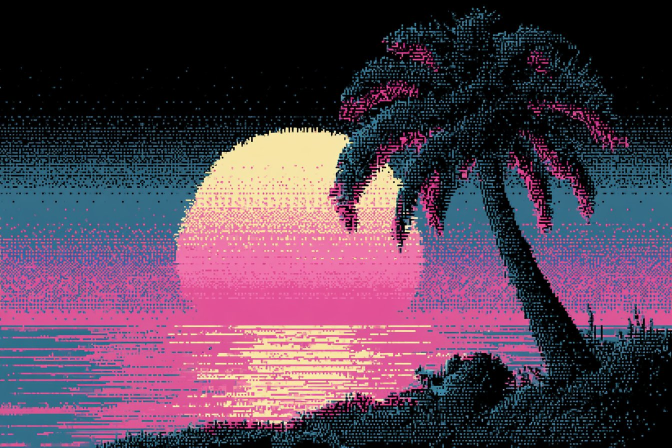
#> input picture files/my_photo.jpg, 1344 x 896 px, found by its file name (shown at 1/2 size)
$ python imgtest.py
#> lines starting #> are read from the running program, lines starting #| are printed output that depends on the picture
### files/image_process.py
from pathlib import Path
from PIL import Image, ImageEnhance

DEFAULT_COLS = 226
DEFAULT_LINES = 62
DEFAULT_PALETTE_SIZE = 14

def process_image_for_terminal(
    image_path,
    target_cols=DEFAULT_COLS,
    target_lines=DEFAULT_LINES,
    palette_size=DEFAULT_PALETTE_SIZE,
):
    """Load, pad to fit (letterbox/pillarbox), enhance, resize, and quantize."""
#> called with target_cols = 80, target_lines = 24, palette_size = 14
    target_width = max(1, int(target_cols))
    target_height = max(1, int(target_lines) * 2)
    source_path = Path(image_path)

    img = Image.open(source_path).convert("RGB")
#> img is the input picture: PIL image 1344x896 RGB; mean R, G, B 87.8, 65.1, 84.2

    # 1. Calculate dimensions to fit inside the terminal without stretching
    target_ratio = target_width / target_height
    img_ratio = img.width / img.height
#> img_ratio = 1.5

    if img_ratio > target_ratio:
        # Image is wider than terminal space -> Fit to width, pad top/bottom
        new_width = target_width
        new_height = int(target_width / img_ratio)
    else:
        # Image is taller than terminal space -> Fit to height, pad sides
        new_height = target_height
        new_width = int(target_height * img_ratio)
#> new_width = 72

    # Scale the image down (or up) to perfectly fit inside the bounds
    img = img.resize((new_width, new_height), Image.Resampling.LANCZOS)
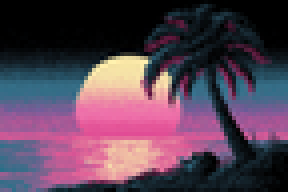
#> img: PIL image 72x48 RGB (shown 4 times larger); mean R, G, B 87.9, 65.1, 84.3

    # Create a solid pure black canvas exactly the size of the terminal grid
    canvas = Image.new("RGB", (target_width, target_height), (0, 0, 0))
#> canvas: PIL image 80x48 RGB; every value is 0

    # Calculate exact center coordinates
    offset_x = (target_width - new_width) // 2
#> offset_x = 4
    offset_y = (target_height - new_height) // 2

    # Paste the resized photo onto the black canvas
    canvas.paste(img, (offset_x, offset_y))
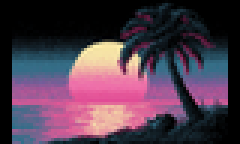
#> canvas: PIL image 80x48 RGB (shown 3 times larger); mean R, G, B 79.1, 58.6, 75.8
    img = canvas

    # 2. VIBRANCY & BRIGHTNESS BOOST
    # Terminals naturally deaden colors. We counteract this by pumping up the source.

    # Boost Color Saturation by 40% to make the neon/tones pop
    color_enhancer = ImageEnhance.Color(img)
    img = color_enhancer.enhance(1.0)

    # Boost Brightness by 20% to fight the quantization dimming
    brightness_enhancer = ImageEnhance.Brightness(img)
    img = brightness_enhancer.enhance(1.0)

    # 3. Quantize the padded image
    # (Because the canvas is already target_width x target_height, we skip the second resize)
    img = img.quantize(colors=palette_size, method=Image.Quantize.MAXCOVERAGE)
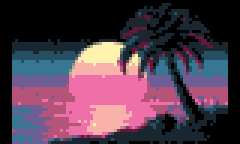
#> img: PIL image 80x48 P (shown 3 times larger); mean R, G, B 80.9, 59.4, 76.2

    raw_palette = img.getpalette()[: palette_size * 3]
#> raw_palette = 42 values, max 255 at index 0, min 0 at index 3, mean 115.3
    rgb_palette = [
        (raw_palette[i], raw_palette[i + 1], raw_palette[i + 2])
        for i in range(0, len(raw_palette), 3)
    ]
#> rgb_palette = [(255, 242, 175), (0, 0, 0), (111, 93, 150), (239, 111, 169), (97, 25, 57), (37, 79, 99), (188, 177, 133), (179, 84, 120), (112, 109, 85), (26, 38, 48), (249, 177, 172), (55, 119, 145), (134, 148, 127), (128, 54, 97)]

    # Boost the extracted palette colors directly so the values that reach
    # curses.init_color() are vivid, not the averaged-down quantization centroids.
    rgb_palette = [_boost_palette_color(r, g, b) for r, g, b in rgb_palette]
#> rgb_palette = [(255, 242, 175), (7, 7, 7), (111, 93, 150), (239, 111, 169), (97, 25, 57), (37, 79, 99), (188, 177, 133), (179, 84, 120), (112, 109, 85), (26, 38, 48), (249, 177, 172), (55, 119, 145), (134, 148, 127), (128, 54, 97)]

    return img, rgb_palette


def _boost_palette_color(r, g, b, saturation=1.0, brightness=1.0):
    """
    Push each palette color toward vivid and bright.
    Saturation: pulls each channel away from the grey midpoint.
    Brightness: scales all channels up, clamped to 255.
    Minimum floor: prevents true black from swallowing dark-but-colored entries.
    """
    # Normalize to 0.0–1.0
    rf, gf, bf = r / 255.0, g / 255.0, b / 255.0

    # Brightness boost
    rf = min(1.0, rf * brightness)
    gf = min(1.0, gf * brightness)
    bf = min(1.0, bf * brightness)

    # Saturation boost: push away from perceptual grey
    grey = 0.299 * rf + 0.587 * gf + 0.114 * bf
    rf = min(1.0, grey + (rf - grey) * saturation)
    gf = min(1.0, grey + (gf - grey) * saturation)
    bf = min(1.0, grey + (bf - grey) * saturation)

    # Floor: no channel goes below 8/255 so dark colors stay colored, not black
    rf = max(0.031, rf)
    gf = max(0.031, gf)
    bf = max(0.031, bf)

    return int(rf * 255), int(gf * 255), int(bf * 255)

### imgtest.py
from files.image_process import process_image_for_terminal
img, palette = process_image_for_terminal(r"c:\Users\t430\3D Objects\coding\projects\Nyxx\files\my_photo.jpg", target_cols=80, target_lines=24)
#> palette has the same summary as rgb_palette in process_image_for_terminal
print("size:", img.size)
#| size: (80, 48)
print("mode:", img.mode)
#| mode: P
print("palette entries:", len(palette))
#| palette entries: 14
img.save("processed_preview.png")

$ run again, with files/bear_lying_ing_grass.jpg copied over files/my_photo.jpg
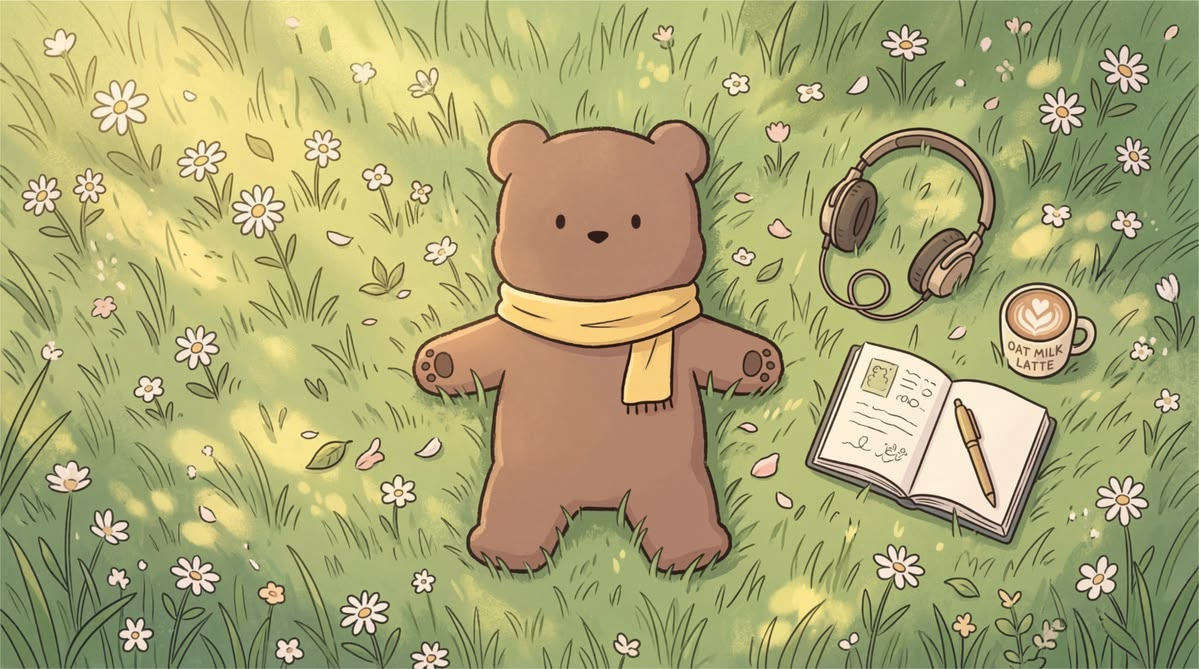
#> input picture files/bear_lying_ing_grass.jpg, 1199 x 669 px, found by its file name
#> in process_image_for_terminal, img is the input picture: PIL image 1199x669 RGB; mean R, G, B 171.4, 168.4, 116.7
#> in process_image_for_terminal, `canvas.paste(img, (offset_x, offset_y))`:
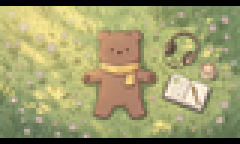
#> canvas: PIL image 80x48 RGB (shown 3 times larger); mean R, G, B 157, 154.3, 106.9
#> in process_image_for_terminal, `img = img.quantize(colors=palette_size, method=Image.Quantize.MAXCOVER..`:
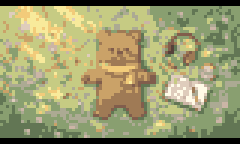
#> img: PIL image 80x48 P (shown 3 times larger); mean R, G, B 155.8, 155.5, 109.7
#> raw_palette = 42 values, max 255 at index 3, min 0 at index 0, mean 147
#> in process_image_for_terminal, `rgb_palette = [ (raw_palette[i], raw_palette[i + 1], raw_palette[i + 2..`: rgb_palette = [(0, 0, 0), (255, 251, 231), (159, 122, 85), (242, 203, 122), (85, 65, 58), (172, 170, 147), (223, 205, 188), (98, 118, 84), (202, 162, 104), (137, 159, 112), (248, 234, 155), (198, 203, 131), (129, 93, 76), (203, 181, 166)]
#> in process_image_for_terminal, `rgb_palette = [_boost_palette_color(r, g, b) for r, g, b in rgb_palette]`: rgb_palette = [(7, 7, 7), (255, 251, 231), (159, 122, 85), (242, 203, 122), (85, 65, 58), (172, 170, 147), (223, 205, 188), (98, 118, 84), (202, 162, 104), (137, 159, 112), (248, 234, 155), (198, 203, 131), (129, 93, 76), (203, 181, 166)]
#> palette has the same summary as rgb_palette in process_image_for_terminal
#| size: (80, 48)
#| mode: P
#| palette entries: 14

$ run again, with files/city_landscape.jpg copied over files/my_photo.jpg
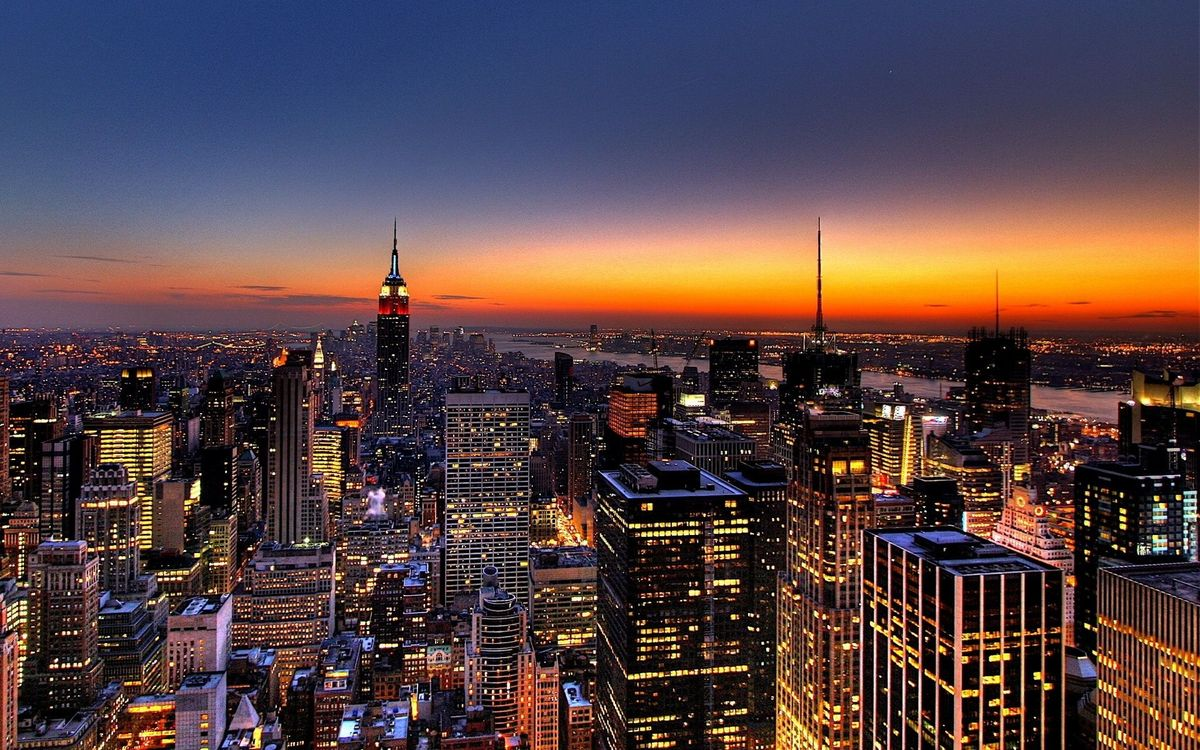
#> input picture files/city_landscape.jpg, 1200 x 750 px, found by its file name
#> in process_image_for_terminal, img is the input picture: PIL image 1200x750 RGB; mean R, G, B 87.6, 67.8, 70.5
#> in process_image_for_terminal, `canvas.paste(img, (offset_x, offset_y))`:
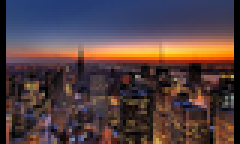
#> canvas: PIL image 80x48 RGB (shown 3 times larger); mean R, G, B 83.2, 64.5, 67
#> in process_image_for_terminal, `img = img.quantize(colors=palette_size, method=Image.Quantize.MAXCOVER..`:
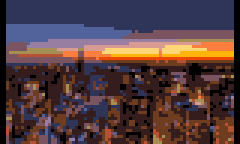
#> img: PIL image 80x48 P (shown 3 times larger); mean R, G, B 83.4, 60.6, 63.3
#> raw_palette = 42 values, max 255 at index 0, min 0 at index 3, mean 109
#> in process_image_for_terminal, `rgb_palette = [ (raw_palette[i], raw_palette[i + 1], raw_palette[i + 2..`: rgb_palette = [(255, 214, 119), (0, 0, 0), (82, 99, 155), (236, 72, 3), (110, 60, 31), (166, 143, 85), (254, 180, 9), (47, 52, 89), (215, 155, 145), (248, 127, 61), (183, 81, 51), (122, 84, 97), (152, 126, 160), (52, 29, 28)]
#> in process_image_for_terminal, `rgb_palette = [_boost_palette_color(r, g, b) for r, g, b in rgb_palette]`: rgb_palette = [(255, 214, 119), (7, 7, 7), (82, 99, 155), (236, 72, 7), (110, 60, 31), (166, 143, 85), (254, 180, 8), (47, 52, 89), (215, 155, 145), (248, 127, 61), (183, 81, 51), (122, 84, 97), (152, 126, 160), (52, 29, 28)]
#> palette has the same summary as rgb_palette in process_image_for_terminal
#| size: (80, 48)
#| mode: P
#| palette entries: 14

$ run again, with files/city_sunset.jpg copied over files/my_photo.jpg
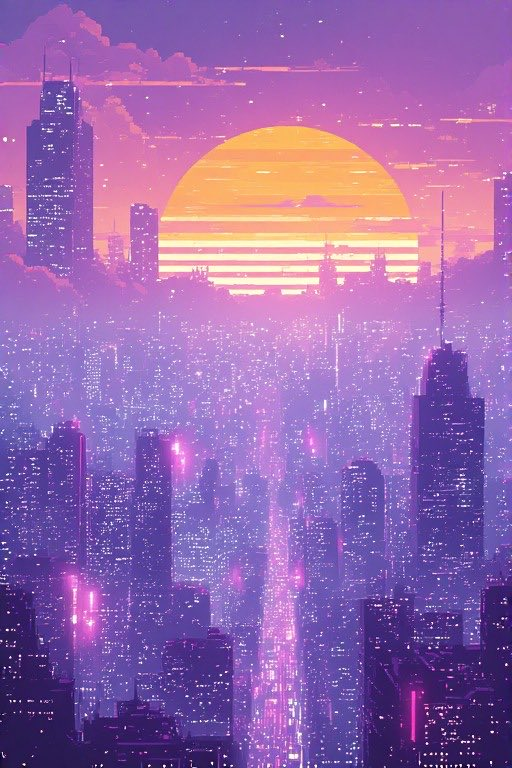
#> input picture files/city_sunset.jpg, 512 x 768 px, found by its file name
#> in process_image_for_terminal, img is the input picture: PIL image 512x768 RGB; mean R, G, B 150.3, 103.1, 171.6
#> in process_image_for_terminal, `canvas.paste(img, (offset_x, offset_y))`:
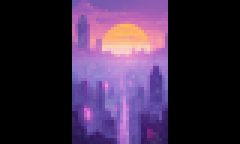
#> canvas: PIL image 80x48 RGB (shown 3 times larger); mean R, G, B 60.1, 41.3, 68.7
#> in process_image_for_terminal, `img = img.quantize(colors=palette_size, method=Image.Quantize.MAXCOVER..`:
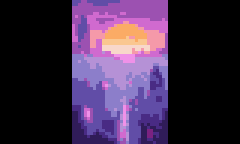
#> img: PIL image 80x48 P (shown 3 times larger); mean R, G, B 59.6, 40.9, 69.5
#> raw_palette = 42 values, max 251 at index 12, min 0 at index 3, mean 141.6
#> in process_image_for_terminal, `rgb_palette = [ (raw_palette[i], raw_palette[i + 1], raw_palette[i + 2..`: rgb_palette = [(248, 215, 202), (0, 0, 0), (97, 77, 167), (208, 106, 207), (251, 171, 101), (48, 28, 89), (140, 126, 202), (245, 153, 169), (123, 34, 129), (239, 145, 232), (156, 81, 177), (250, 199, 144), (73, 43, 132), (181, 145, 214)]
#> in process_image_for_terminal, `rgb_palette = [_boost_palette_color(r, g, b) for r, g, b in rgb_palette]`: rgb_palette = [(248, 215, 202), (7, 7, 7), (97, 77, 167), (208, 106, 207), (251, 171, 101), (48, 28, 89), (140, 126, 202), (245, 153, 169), (123, 34, 129), (239, 145, 232), (156, 81, 177), (250, 199, 144), (73, 43, 132), (181, 145, 214)]
#> palette has the same summary as rgb_palette in process_image_for_terminal
#| size: (80, 48)
#| mode: P
#| palette entries: 14
